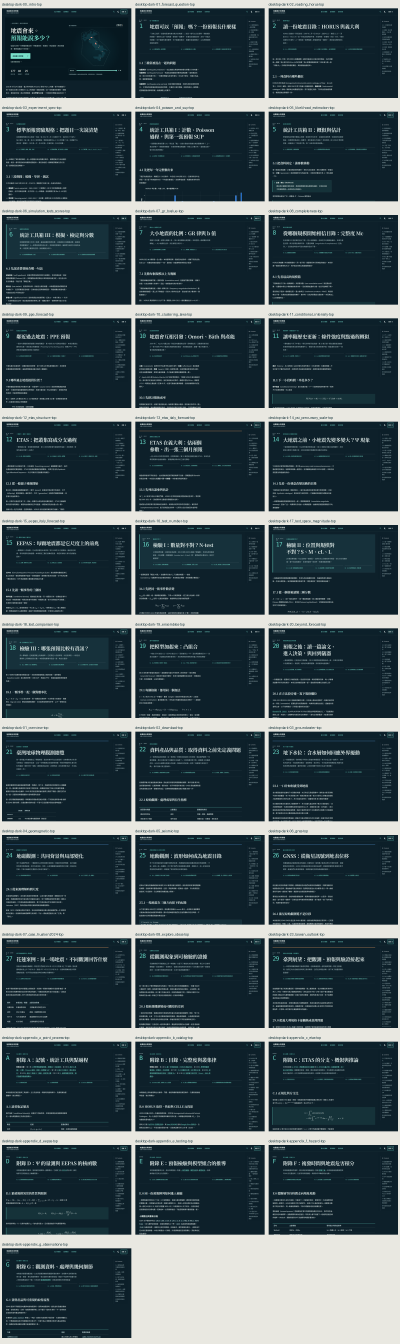
#> input picture reference/notes/refresh_20260913_exhibition/desktop-dark-all-pages.png, 1200 x 4030 px, given in place of desktop-light-00_intro-top.png, which was not available (shown at 1/3 size)
$ python make_montages.py
#> lines starting #> are read from the running program, lines starting #| are printed output that depends on the picture; pictures that were not available may be replaced by others from this repository, and a replacement may not be noted
from pathlib import Path
from PIL import Image,ImageDraw
import yaml,json
root=Path(__file__).parent;images=root/'browser_final'
toc=yaml.safe_load(Path('book/_toc.yml').read_text());pages=[toc['root']]+[c['file'] for p in toc['parts'] for c in p['chapters']]
slugs=sorted(p.stem for p in Path('book/_static/diagrams').glob('d*.html'))

def montage(files,dest,size,columns):
#> called with size = (400, 310), columns = 3
    width,height=size;canvas=Image.new('RGB',(width*columns,height*((len(files)+columns-1)//columns)),'#e9e8e1');draw=ImageDraw.Draw(canvas)
#> after `canvas = Image.new('RGB', (width * columns, height * ((len(files) + co`:
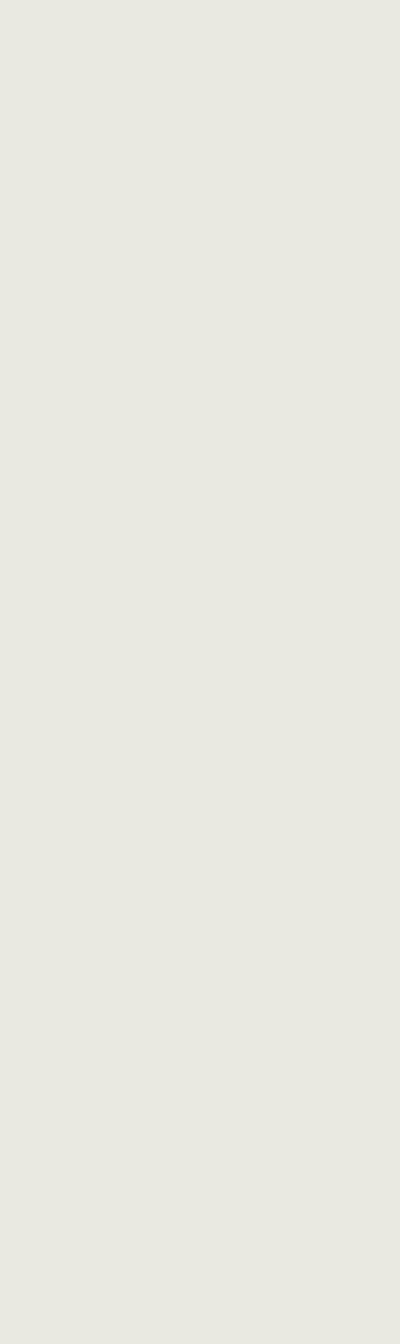
#> canvas: PIL image 1200x4030 RGB (shown at 1/3 size); mean R, G, B 233, 232, 225
    for i,p in enumerate(files):
        with Image.open(p) as original:
#> original is the input picture: PIL image 1200x4030 RGB; mean R, G, B 63.7, 79.3, 85.4
            image=original.convert('RGB');image.thumbnail((width-12,height-30))
#> after `image.thumbnail((width - 12, height - 30))`:
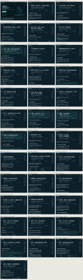
#> image: PIL image 83x280 RGB; mean R, G, B 63.5, 79.2, 85.3
            x=i%columns*width;y=i//columns*height;canvas.paste(image,(x+(width-image.width)//2,y+25));draw.text((x+6,y+7),p.stem[:54],fill='#18363d')
    canvas.save(dest)
for device in ['desktop-light','mobile-light','desktop-dark','mobile-dark']:
#> (the run stopped early here; a loop or call above may not have finished)

$ run again, on reference/notes/refresh_20260913_exhibition/desktop-dark-all-exhibits.png
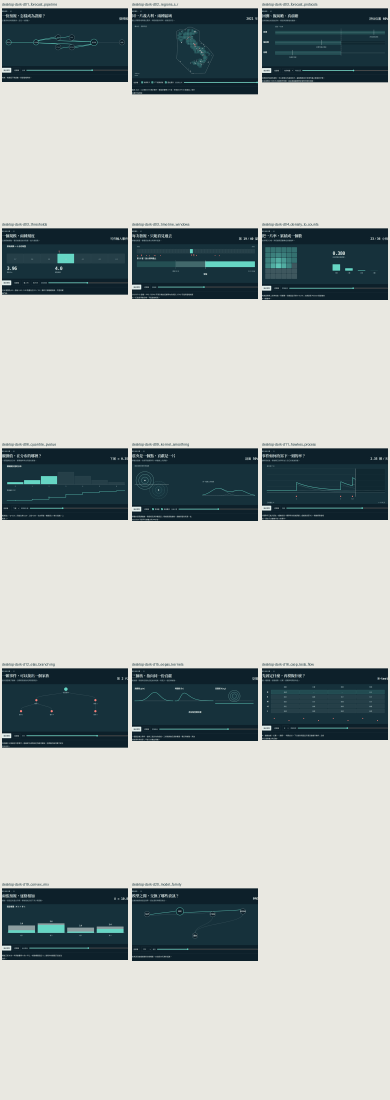
#> input picture reference/notes/refresh_20260913_exhibition/desktop-dark-all-exhibits.png, 1170 x 3300 px, given in place of desktop-light-00_intro-top.png, which was not available (shown at 1/3 size)
#> in montage, original is the input picture: PIL image 1170x3300 RGB; mean R, G, B 170.2, 177.1, 174.9
#> in montage, `image.thumbnail((width - 12, height - 30))`:
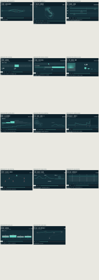
#> image: PIL image 99x280 RGB; mean R, G, B 170.1, 177, 174.8
